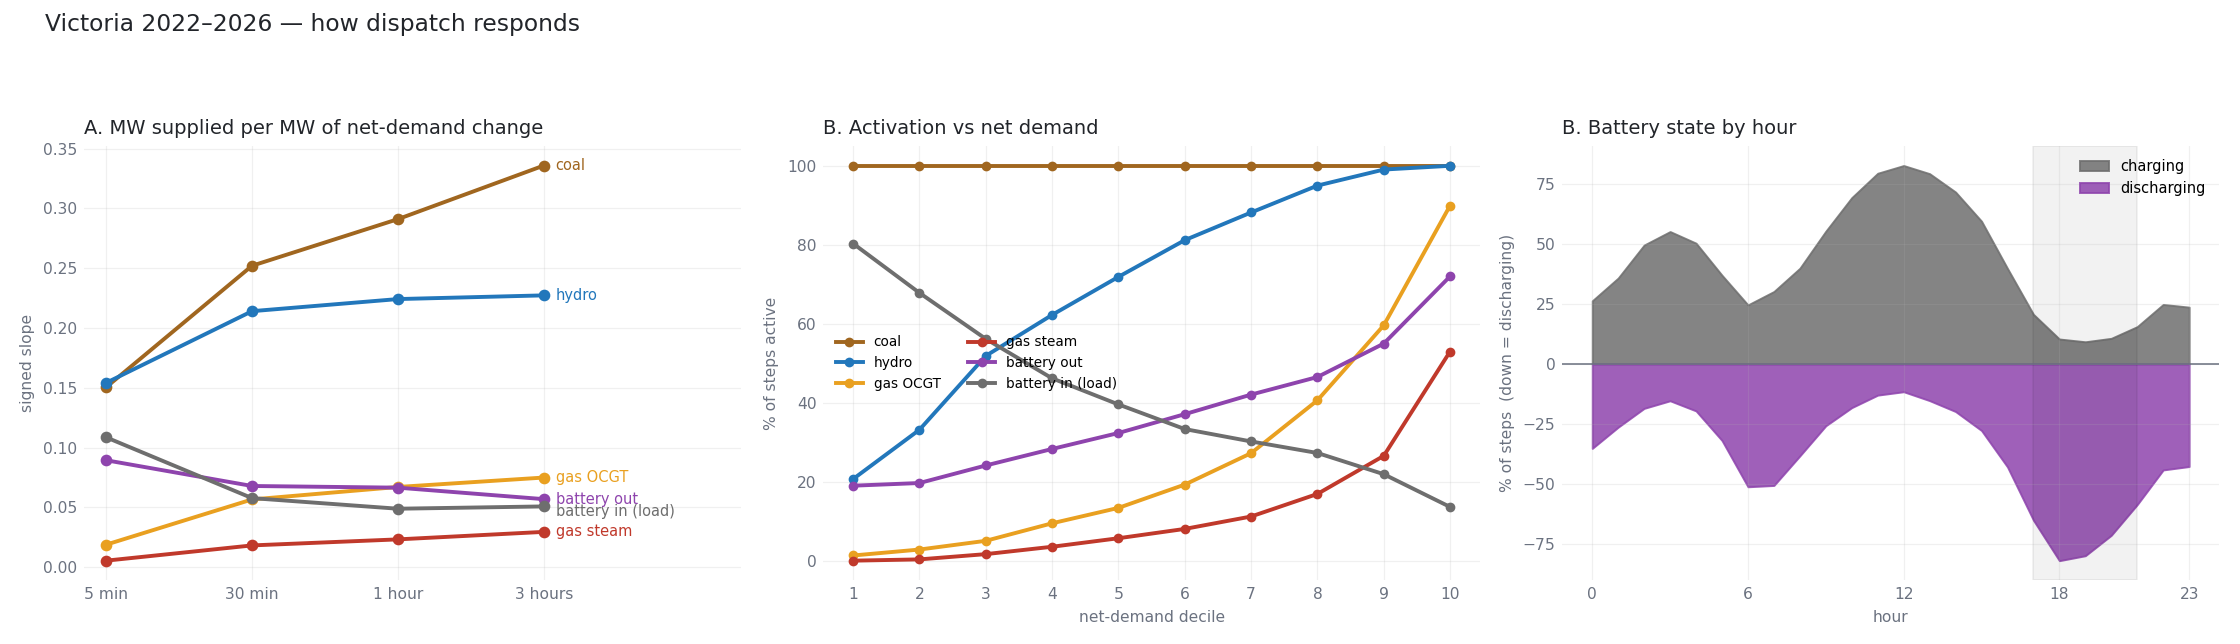

Here is the Python script that generated this plot:
"""Deliverables 4 and 5 — two studies that say how the grid actually responds.

STUDY A — MARGINAL RESPONSE ("when net demand rises by 1 MW, who supplies it?")
  For horizons h = 5 min, 30 min, 1 h and 3 h, take every pair (t, t+h), form
  d_nd = nd(t+h) - nd(t) and d_f = fuel(t+h) - fuel(t), and fit the OLS slope
  b_f = cov(d_f, d_nd) / var(d_nd). b_f is the MW of fuel f that moves per MW of
  net-demand change -- the empirical merit order for CHANGES, as opposed to the
  merit order for levels. Sum(SIGN * b_f) should be near 1: the shortfall is the
  interconnector. The 3 h horizon is the one to compare a 3 h counterfactual to.

STUDY B — ACTIVATION ("what turns each fuel on?")
  For each fuel, P(active | net-demand decile) and P(active | price decile), plus
  the switch-on level: the net demand at which P(active) first crosses 50%. This
  is what "signs that gas gets used" means concretely -- a threshold in MW and in
  $/MWh, measured rather than assumed. Battery gets its own panel because it has
  two states, and the question is when it flips.

Writes response.md and response.png.

    python3 dispatch_study/response.py
"""
from __future__ import annotations

import sys
from pathlib import Path

import numpy as np
import pandas as pd
import matplotlib
matplotlib.use("Agg")
import matplotlib.pyplot as plt

sys.path.insert(0, str(Path(__file__).resolve().parent))
from common import (load, in_hours, FUELS, ALL_DISPATCH, ACTIVE_MW, OUT,   # noqa: E402
                    COLORS, LABEL, INK, MUTED, PEAK_HOURS)

SIGN = {"coal_brown": 1, "hydro": 1, "gas_ocgt": 1, "gas_steam": 1,
        "battery_discharging": 1, "battery_charging": -1}
HORIZONS = [(1, "5 min"), (6, "30 min"), (12, "1 hour"), (36, "3 hours")]


def study_a(t: pd.DataFrame):
    """Marginal response slopes by horizon. Contiguity is enforced by requiring
    the timestamp difference to be exactly h*5 min, so day/data gaps are dropped."""
    out = {}
    ts = t.index.view("int64") // 10**9
    for h, name in HORIZONS:
        ok = (ts[h:] - ts[:-h]) == h * 300
        dnd = (t["net_demand"].values[h:] - t["net_demand"].values[:-h])[ok]
        v = dnd.var()
        row = {}
        for f in ALL_DISPATCH:
            df = (t[f].values[h:] - t[f].values[:-h])[ok]
            row[f] = float(np.cov(df, dnd)[0, 1] / v)
        row["_n"] = int(ok.sum())
        row["_closure"] = float(sum(SIGN[f] * row[f] for f in ALL_DISPATCH))
        out[name] = row
    return out


def study_b(t: pd.DataFrame, nbins: int = 10):
    """P(active | net-demand decile) and | price decile, plus switch-on levels."""
    nd, pr = t["net_demand"].values, t["price_aud_per_mwh"].values
    qn = np.quantile(nd, np.linspace(0, 1, nbins + 1))
    qp = np.quantile(pr, np.linspace(0, 1, nbins + 1))
    bn = np.clip(np.digitize(nd, qn[1:-1]), 0, nbins - 1)
    bp = np.clip(np.digitize(pr, qp[1:-1]), 0, nbins - 1)
    res = {"nd_edges": qn, "price_edges": qp, "by_nd": {}, "by_price": {}, "switch": {}}
    for f in ALL_DISPATCH:
        a = t[f].values > ACTIVE_MW
        pn = np.array([a[bn == i].mean() for i in range(nbins)])
        pp = np.array([a[bp == i].mean() for i in range(nbins)])
        res["by_nd"][f] = pn
        res["by_price"][f] = pp
        # switch-on level: first decile whose midpoint crosses 50% active
        hit = np.where(pn >= 0.5)[0]
        res["switch"][f] = (float((qn[hit[0]] + qn[hit[0] + 1]) / 2) if len(hit) else np.nan,
                            float(np.median(pr[a])) if a.any() else np.nan,
                            float(np.median(nd[a])) if a.any() else np.nan)
    return res


def battery_state(t: pd.DataFrame):
    """When does the battery flip? Share of steps charging / discharging / idle,
    by hour and by price quintile."""
    chg = t["battery_charging"].values > ACTIVE_MW
    dis = t["battery_discharging"].values > ACTIVE_MW
    hr = t.index.hour
    by_hour = pd.DataFrame({"charging": [chg[hr == h].mean() for h in range(24)],
                            "discharging": [dis[hr == h].mean() for h in range(24)]},
                           index=range(24))
    pr = t["price_aud_per_mwh"].values
    q = np.quantile(pr, np.linspace(0, 1, 6))
    b = np.clip(np.digitize(pr, q[1:-1]), 0, 4)
    by_price = pd.DataFrame({"charging": [chg[b == i].mean() for i in range(5)],
                             "discharging": [dis[b == i].mean() for i in range(5)],
                             "price_lo": q[:-1], "price_hi": q[1:]}, index=range(5))
    return by_hour, by_price


def main():
    t = load()
    A = study_a(t)
    B = study_b(t)
    bh, bp = battery_state(t)

    L = ["# How the Victorian grid actually responds — two studies", "",
         f"Source: {len(t):,} five-minute intervals, {t.index[0].date()} to "
         f"{t.index[-1].date()}, local (AEST) time. Descriptive only, no model.", "",
         "## Study A — marginal response: who supplies the next MW?", "",
         "OLS slope of Δfuel on Δnet-demand over each horizon: **MW of that fuel per "
         "MW of net-demand change**. This is the merit order for *changes*, which is "
         "the thing a demand-shift study needs — as opposed to the merit order for "
         "*levels*, which just says coal is big.", "",
         "| horizon | " + " | ".join(LABEL[f] for f in ALL_DISPATCH) +
         " | Σ (signed) | n pairs |",
         "| --- |" + " ---: |" * (len(ALL_DISPATCH) + 2)]
    for _, name in HORIZONS:
        r = A[name]
        L.append(f"| {name} | " + " | ".join(f"{r[f]:+.3f}" for f in ALL_DISPATCH) +
                 f" | {r['_closure']:.3f} | {r['_n']:,} |")
    L += ["", "_Battery charging carries a negative sign in the balance, so a negative "
          "slope there means charging FALLS as net demand rises — which supplies power. "
          "Σ (signed) below 1 is the interconnector: the rest of the change is imported "
          "or exported rather than met by the local fleet._", ""]

    L += ["## Study B — activation: what turns each fuel on?", "",
          f"Active = output above {ACTIVE_MW:.0f} MW. Switch-on level = the net demand at "
          "which the fuel is active more than half the time.", "",
          "| fuel | switch-on net demand (MW) | median net demand when active (MW) | "
          "median price when active ($/MWh) | overall active |",
          "| --- | ---: | ---: | ---: | ---: |"]
    for f in ALL_DISPATCH:
        sw, mp, mn = B["switch"][f]
        act = 100 * (t[f].values > ACTIVE_MW).mean()
        swv = "always" if sw <= B["nd_edges"][1] else (f"{sw:,.0f}" if np.isfinite(sw) else "never >50%")
        L.append(f"| {LABEL[f]} | {swv} | {mn:,.0f} | {mp:,.0f} | {act:.1f}% |")
    L.append("")

    L += ["### P(active) by net-demand decile", "",
          "| decile (net demand MW) | " + " | ".join(LABEL[f] for f in ALL_DISPATCH) + " |",
          "| --- |" + " ---: |" * len(ALL_DISPATCH)]
    for i in range(10):
        lo, hi = B["nd_edges"][i], B["nd_edges"][i + 1]
        L.append(f"| D{i+1} ({lo:,.0f}–{hi:,.0f}) | " +
                 " | ".join(f"{100*B['by_nd'][f][i]:.0f}%" for f in ALL_DISPATCH) + " |")
    L.append("")

    L += ["### Battery state by hour (% of steps)", "",
          "| hour | charging | discharging |", "| --- | ---: | ---: |"]
    for h in range(24):
        L.append(f"| {h:02d}:00 | {100*bh.loc[h,'charging']:.0f}% | "
                 f"{100*bh.loc[h,'discharging']:.0f}% |")
    L += ["", "### Battery state by price quintile (% of steps)", "",
          "| price quintile ($/MWh) | charging | discharging |", "| --- | ---: | ---: |"]
    for i in range(5):
        L.append(f"| Q{i+1} ({bp.loc[i,'price_lo']:,.0f} to {bp.loc[i,'price_hi']:,.0f}) | "
                 f"{100*bp.loc[i,'charging']:.0f}% | {100*bp.loc[i,'discharging']:.0f}% |")
    L.append("")

    (OUT / "response.md").write_text("\n".join(L) + "\n")
    print("\n".join(L))

    # ---------------- figure ----------------
    fig, ax = plt.subplots(1, 3, figsize=(16, 4.6))
    # A: marginal slope by horizon
    xs = np.arange(len(HORIZONS))
    ends = sorted(((A[HORIZONS[-1][1]][f] * SIGN[f], f) for f in ALL_DISPATCH),
                  reverse=True)
    # stagger direct labels so near-equal end values do not collide
    span = ends[0][0] - ends[-1][0]
    place, last = {}, None
    for v, f in ends:
        y = v if last is None else min(v, last - 0.035 * span)
        place[f] = y; last = y
    for f in ALL_DISPATCH:
        v = [A[n][f] * SIGN[f] for _, n in HORIZONS]
        ax[0].plot(xs, v, color=COLORS[f], lw=2, marker="o", ms=5, label=LABEL[f])
        ax[0].text(xs[-1] + 0.08, place[f], LABEL[f], fontsize=7.5,
                   color=COLORS[f], va="center", ha="left")
    ax[0].set_xticks(xs); ax[0].set_xticklabels([n for _, n in HORIZONS], fontsize=8)
    ax[0].set_title("A. MW supplied per MW of net-demand change",
                    loc="left", fontsize=10, color=INK)
    ax[0].set_ylabel("signed slope", fontsize=8, color=MUTED)
    ax[0].set_xlim(-0.15, len(HORIZONS) + 0.35)

    # B1: P(active) by nd decile
    for f in ALL_DISPATCH:
        ax[1].plot(np.arange(1, 11), 100 * B["by_nd"][f], color=COLORS[f], lw=2,
                   marker="o", ms=4, label=LABEL[f])
    ax[1].set_xticks(range(1, 11)); ax[1].set_xlabel("net-demand decile", fontsize=8, color=MUTED)
    ax[1].set_ylabel("% of steps active", fontsize=8, color=MUTED)
    ax[1].set_title("B. Activation vs net demand", loc="left", fontsize=10, color=INK)
    ax[1].legend(fontsize=7, frameon=False, ncol=2, loc="center left")

    # B2: battery by hour
    ax[2].fill_between(range(24), 0, 100 * bh["charging"].values,
                       color=COLORS["battery_charging"], alpha=0.85, label="charging")
    ax[2].fill_between(range(24), 0, -100 * bh["discharging"].values,
                       color=COLORS["battery_discharging"], alpha=0.85, label="discharging")
    ax[2].axhline(0, color=MUTED, lw=0.8)
    ax[2].axvspan(PEAK_HOURS[0], PEAK_HOURS[1], color="#000000", alpha=0.05)
    ax[2].set_xticks([0, 6, 12, 18, 23]); ax[2].set_xlabel("hour", fontsize=8, color=MUTED)
    ax[2].set_ylabel("% of steps  (down = discharging)", fontsize=8, color=MUTED)
    ax[2].set_title("B. Battery state by hour", loc="left", fontsize=10, color=INK)
    ax[2].legend(fontsize=7.5, frameon=False, loc="upper right")
    for a in ax:
        a.grid(True, alpha=0.18, lw=0.6)
        a.tick_params(labelsize=8, colors=MUTED, length=0)
        for s in ("top", "right", "left", "bottom"):
            a.spines[s].set_visible(False)
    fig.suptitle("Victoria 2022–2026 — how dispatch responds", fontsize=12,
                 color=INK, x=0.02, ha="left")
    fig.tight_layout(rect=[0, 0, 1, 0.92])
    fig.savefig(OUT / "response.png", dpi=140, facecolor="white"); plt.close(fig)
    print(f"\nwrote {OUT/'response.md'} and {OUT/'response.png'}")


if __name__ == "__main__":
    main()
